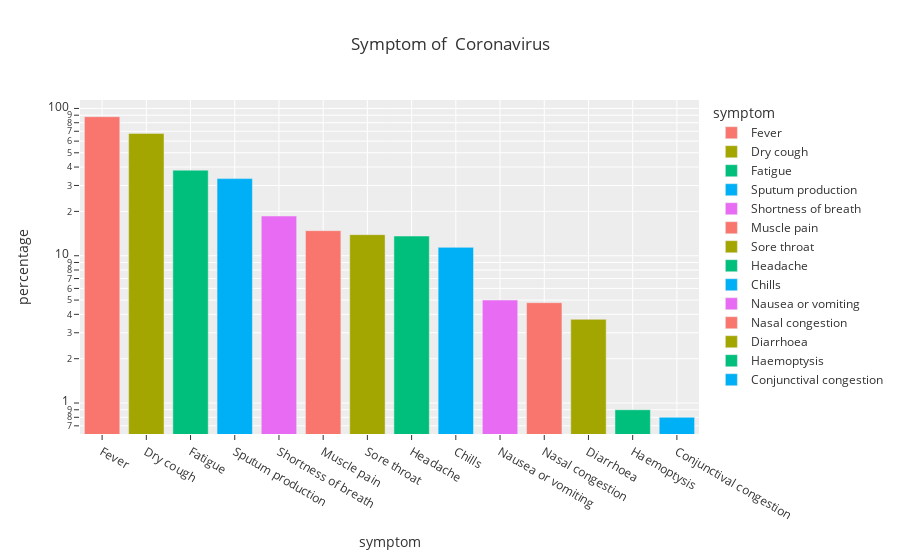

Here is the notebook cell this chart was saved with:
### Markdown cell above
**Bar Chart**

### Code cell
fig = px.bar(symptoms[['symptom', 'percentage']].sort_values('percentage', ascending=False), 
             y="percentage", x="symptom", color='symptom', 
             log_y=True, template='ggplot2', title='Symptom of  Coronavirus')
fig.show()

### Figure 1 — Plotly figure (JSON) as saved in the notebook; plotly's stock layout.template omitted (floating-point values rounded to 4 significant figures)
{"data": [{"alignmentgroup": "True", "hovertemplate": "symptom=%{x}<br>percentage=%{y}<extra></extra>", "legendgroup": "Fever", "marker": {"color": "#F8766D"}, "name": "Fever", "offsetgroup": "Fever", "orientation": "v", "showlegend": true, "textposition": "auto", "type": "bar", "x": ["Fever"], "xaxis": "x", "y": [87.9], "yaxis": "y"}, {"alignmentgroup": "True", "hovertemplate": "symptom=%{x}<br>percentage=%{y}<extra></extra>", "legendgroup": "Dry cough", "marker": {"color": "#A3A500"}, "name": "Dry cough", "offsetgroup": "Dry cough", "orientation": "v", "showlegend": true, "textposition": "auto", "type": "bar", "x": ["Dry cough"], "xaxis": "x", "y": [67.7], "yaxis": "y"}, {"alignmentgroup": "True", "hovertemplate": "symptom=%{x}<br>percentage=%{y}<extra></extra>", "legendgroup": "Fatigue", "marker": {"color": "#00BF7D"}, "name": "Fatigue", "offsetgroup": "Fatigue", "orientation": "v", "showlegend": true, "textposition": "auto", "type": "bar", "x": ["Fatigue"], "xaxis": "x", "y": [38.1], "yaxis": "y"}, {"alignmentgroup": "True", "hovertemplate": "symptom=%{x}<br>percentage=%{y}<extra></extra>", "legendgroup": "Sputum production", "marker": {"color": "#00B0F6"}, "name": "Sputum production", "offsetgroup": "Sputum production", "orientation": "v", "showlegend": true, "textposition": "auto", "type": "bar", "x": ["Sputum production"], "xaxis": "x", "y": [33.4], "yaxis": "y"}, {"alignmentgroup": "True", "hovertemplate": "symptom=%{x}<br>percentage=%{y}<extra></extra>", "legendgroup": "Shortness of breath", "marker": {"color": "#E76BF3"}, "name": "Shortness of breath", "offsetgroup": "Shortness of breath", "orientation": "v", "showlegend": true, "textposition": "auto", "type": "bar", "x": ["Shortness of breath"], "xaxis": "x", "y": [18.6], "yaxis": "y"}, {"alignmentgroup": "True", "hovertemplate": "symptom=%{x}<br>percentage=%{y}<extra></extra>", "legendgroup": "Muscle pain", "marker": {"color": "#F8766D"}, "name": "Muscle pain", "offsetgroup": "Muscle pain", "orientation": "v", "showlegend": true, "textposition": "auto", "type": "bar", "x": ["Muscle pain"], "xaxis": "x", "y": [14.8], "yaxis": "y"}, {"alignmentgroup": "True", "hovertemplate": "symptom=%{x}<br>percentage=%{y}<extra></extra>", "legendgroup": "Sore throat", "marker": {"color": "#A3A500"}, "name": "Sore throat", "offsetgroup": "Sore throat", "orientation": "v", "showlegend": true, "textposition": "auto", "type": "bar", "x": ["Sore throat"], "xaxis": "x", "y": [13.9], "yaxis": "y"}, {"alignmentgroup": "True", "hovertemplate": "symptom=%{x}<br>percentage=%{y}<extra></extra>", "legendgroup": "Headache", "marker": {"color": "#00BF7D"}, "name": "Headache", "offsetgroup": "Headache", "orientation": "v", "showlegend": true, "textposition": "auto", "type": "bar", "x": ["Headache"], "xaxis": "x", "y": [13.6], "yaxis": "y"}, {"alignmentgroup": "True", "hovertemplate": "symptom=%{x}<br>percentage=%{y}<extra></extra>", "legendgroup": "Chills", "marker": {"color": "#00B0F6"}, "name": "Chills", "offsetgroup": "Chills", "orientation": "v", "showlegend": true, "textposition": "auto", "type": "bar", "x": ["Chills"], "xaxis": "x", "y": [11.4], "yaxis": "y"}, {"alignmentgroup": "True", "hovertemplate": "symptom=%{x}<br>percentage=%{y}<extra></extra>", "legendgroup": "Nausea or vomiting", "marker": {"color": "#E76BF3"}, "name": "Nausea or vomiting", "offsetgroup": "Nausea or vomiting", "orientation": "v", "showlegend": true, "textposition": "auto", "type": "bar", "x": ["Nausea or vomiting"], "xaxis": "x", "y": [5], "yaxis": "y"}, {"alignmentgroup": "True", "hovertemplate": "symptom=%{x}<br>percentage=%{y}<extra></extra>", "legendgroup": "Nasal congestion", "marker": {"color": "#F8766D"}, "name": "Nasal congestion", "offsetgroup": "Nasal congestion", "orientation": "v", "showlegend": true, "textposition": "auto", "type": "bar", "x": ["Nasal congestion"], "xaxis": "x", "y": [4.8], "yaxis": "y"}, {"alignmentgroup": "True", "hovertemplate": "symptom=%{x}<br>percentage=%{y}<extra></extra>", "legendgroup": "Diarrhoea", "marker": {"color": "#A3A500"}, "name": "Diarrhoea", "offsetgroup": "Diarrhoea", "orientation": "v", "showlegend": true, "textposition": "auto", "type": "bar", "x": ["Diarrhoea"], "xaxis": "x", "y": [3.7], "yaxis": "y"}, {"alignmentgroup": "True", "hovertemplate": "symptom=%{x}<br>percentage=%{y}<extra></extra>", "legendgroup": "Haemoptysis", "marker": {"color": "#00BF7D"}, "name": "Haemoptysis", "offsetgroup": "Haemoptysis", "orientation": "v", "showlegend": true, "textposition": "auto", "type": "bar", "x": ["Haemoptysis"], "xaxis": "x", "y": [0.9], "yaxis": "y"}, {"alignmentgroup": "True", "hovertemplate": "symptom=%{x}<br>percentage=%{y}<extra></extra>", "legendgroup": "Conjunctival congestion", "marker": {"color": "#00B0F6"}, "name": "Conjunctival congestion", "offsetgroup": "Conjunctival congestion", "orientation": "v", "showlegend": true, "textposition": "auto", "type": "bar", "x": ["Conjunctival congestion"], "xaxis": "x", "y": [0.8], "yaxis": "y"}], "layout": {"barmode": "relative", "legend": {"title": {"text": "symptom"}, "tracegroupgap": 0}, "title": {"text": "Symptom of  Coronavirus"}, "xaxis": {"anchor": "y", "categoryarray": ["Fever", "Dry cough", "Fatigue", "Sputum production", "Shortness of breath", "Muscle pain", "Sore throat", "Headache", "Chills", "Nausea or vomiting", "Nasal congestion", "Diarrhoea", "Haemoptysis", "Conjunctival congestion"], "categoryorder": "array", "domain": [0, 1], "title": {"text": "symptom"}}, "yaxis": {"anchor": "x", "domain": [0, 1], "title": {"text": "percentage"}, "type": "log"}}}
